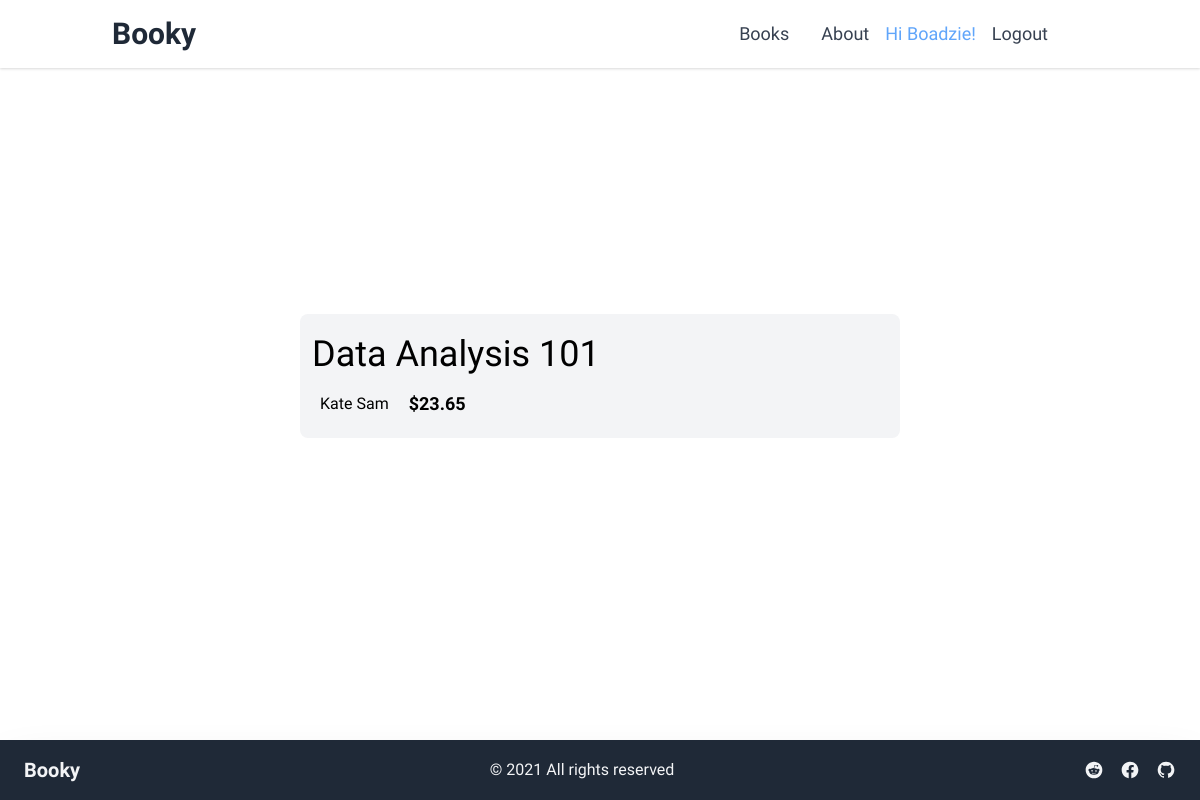
Screenshot of /books/8a5f72ea-4c9e-4286-a350-2965de880232/ (signed in) with the database file from the repository.
### accounts/models.py (models this page shows)
class CustomUser(AbstractUser):
    pass

### books/models.py (models this page shows, shortened)
class Book(models.Model):
    id = models.UUIDField(  # new
        primary_key=True,
        default=uuid.uuid4,
        editable=False)
    title = models.CharField(max_length=200)
    author = models.CharField(max_length=200)
    price = models.DecimalField(max_digits=6, decimal_places=2)

### books/views.py (the view)
# urls.py: path('<uuid:pk>/', BookDetailView.as_view(), name="book")
class BookDetailView(DetailView):
    model = Book
    context_object_name = 'book'
    template_name = "books/book_detail.html"

### templates/books/book_detail.html (shortened to what this page needs)
{% extends "base.html" %} {% load static %}
{% block content %}
<div class="flex flex-col w-1/2 ml-auto mr-auto space-y-4">
     <div class="px-3 py-3 bg-gray-100 rounded-lg">
         <h2 class="py-2 text-4xl font-light">{{book.title}}</h2>
        <div class="flex space-x-3">
            <p class="inline-flex items-center justify-center px-2 py-1 text-light">{{book.author}}</p>
            <p class="py-2 text-lg font-bold">${{book.price}}</p>
        </div>
     </div>
</div>
{% endblock %}

### templates/_nav.html (shortened to what this page needs)
<nav class="bg-white shadow dark:bg-gray-800">
    <div class="container px-6 py-4 mx-auto md:flex md:justify-between md:items-center">
        <div class="flex items-center justify-between">
            <div>
                <a class="text-2xl font-bold text-gray-800 dark:text-white lg:text-3xl hover:text-gray-700 dark:hover:text-gray-300" href="/">Booky</a>
            </div>
        </div>
        <div class="items-center md:flex">
            <div class="flex flex-col md:flex-row md:mx-6">
                <a class="my-1 text-lg font-medium text-gray-700 dark:text-gray-200 hover:text-indigo-500 dark:hover:text-indigo-400 md:mx-4 md:my-0" href="{% url 'books' %}">Books</a>
                <a class="my-1 text-lg font-medium text-gray-700 dark:text-gray-200 hover:text-indigo-500 dark:hover:text-indigo-400 md:mx-4 md:my-0" href="{% url 'about' %}">About</a>
                {% if user.is_authenticated %}
                <p class="text-lg text-blue-400">Hi {{ user.username| capfirst }}!</p>
                <a class="my-1 text-lg font-medium text-gray-700 dark:text-gray-200 hover:text-indigo-500 dark:hover:text-indigo-400 md:mx-4 md:my-0" href="{% url 'account_logout' %}">Logout</a>
                {% endif %}
            </div>
        </div>
    </div>
</nav>

### static/css/styles.css (style rules this page uses)
body { font-family: "Open Sans Condensed", sans-serif; }

### rows the page displays
CustomUser: username "Boadzie"
Book: title "Data Analysis 101", author "Kate Sam", price "23.65"
